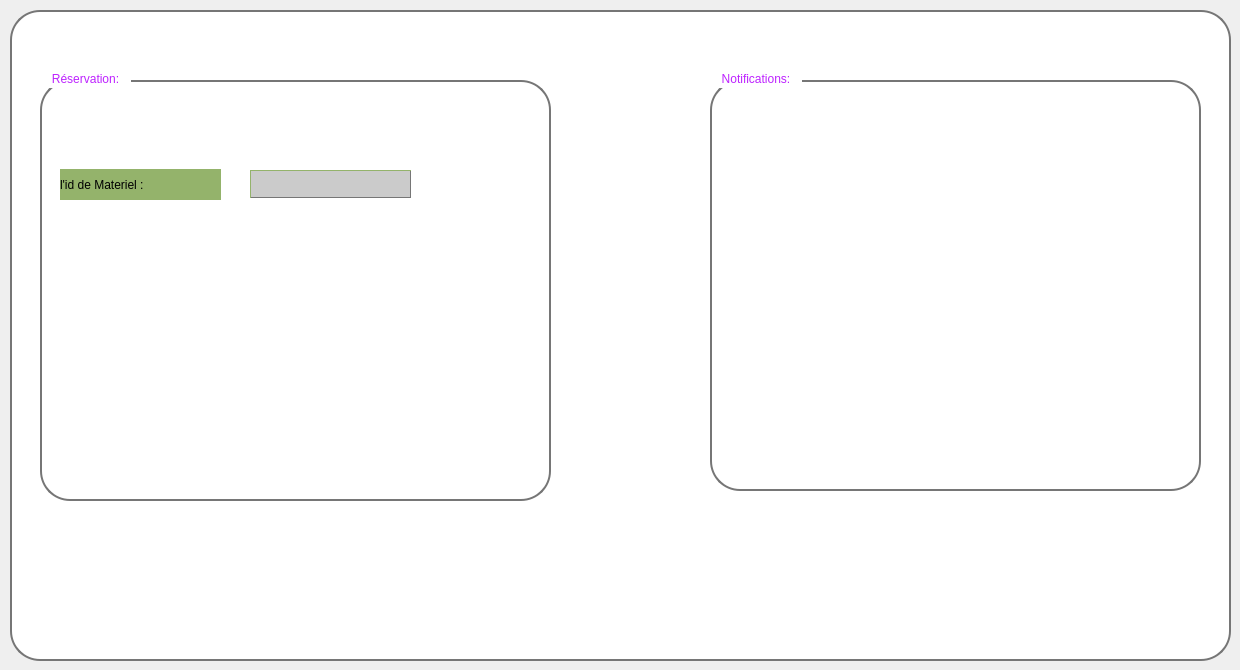
          <widget class="QWidget" name="tab_9">
           <attribute name="title">
            <string>Alertes</string>
           </attribute>
           <widget class="QGroupBox" name="groupBox">
            <property name="geometry">
             <rect>
              <x>10</x>
              <y>0</y>
              <width>1221</width>
              <height>661</height>
             </rect>
            </property>
            <property name="styleSheet">
             <string notr="true">QGroupBox {  /* new soft pink background */ border: 2px solid #bd22ff; /* purple border */ border-radius: 30px; margin-top: 10px; padding: 10px; border-color: rgb(118, 118, 118);
	background-color: rgb(255, 255, 255);
 } QGroupBox::title { subcontrol-origin: margin; subcontrol-position: top left; padding: 2px 10px; color: #bd22ff; /* purple title text */ font-weight: bold; }
</string>
            </property>
            <property name="title">
             <string/>
            </property>
            <widget class="QGroupBox" name="groupBox_2">
             <property name="geometry">
              <rect>
               <x>30</x>
               <y>70</y>
               <width>511</width>
               <height>431</height>
              </rect>
             </property>
             <property name="styleSheet">
              <string notr="true">QGroupBox { background-color: rgb(148, 179, 107);  /* new soft pink background */ border-color: rgb(118, 118, 118); /* purple border */ border-radius: 30px; margin-top: 10px; padding: 10px; font-family: &quot;Nunito&quot;;
font: 9pt &quot;Nunito&quot;; } QGroupBox::title { subcontrol-origin: margin; subcontrol-position: top left; padding: 2px 10px; color: black; /* purple title text */ font-weight: bold; font-family: &quot;Nunito&quot;;
font: 9pt &quot;Nunito&quot;; }
color:black;</string>
             </property>
             <property name="title">
              <string>Réservation:</string>
             </property>
             <widget class="QLineEdit" name="lineEdit_id_reservation">
              <property name="geometry">
               <rect>
                <x>210</x>
                <y>100</y>
                <width>161</width>
                <height>28</height>
               </rect>
              </property>
              <property name="styleSheet">
               <string notr="true">/* 1. SÉLECTEUR GÉNÉRAL : Style par défaut et valide pour TOUS les QLineEdit */
QLineEdit {
    /* Vos propriétés d'origine, encapsulées pour être valides */
    border-top-color: rgb(148, 179, 107); 
    border-right-color: rgb(118, 118, 118);
    border-left-color: rgb(148, 179, 107); 
    border-bottom-color: rgb(118, 118, 118);
    background-color: rgb(203, 203, 203);
    
    /* Nécessaire pour que les propriétés de bordure ci-dessus fonctionnent correctement */
    border-style: solid; 
    border-width: 1px; 
    
    color: black;
    font-style: italic;
    font-size: 9pt;
}

/* 2. Règle pour l'état INVALIDE (Le trait rouge) */
/* Cette règle surcharge la règle ci-dessus quand l'état est invalide */
QLineEdit:invalid {
    background-color: #ffc9c9; /* Fond très légèrement rouge */
    border: 3px solid red;     /* Bordure épaisse et rouge pour marquer l'erreur */
    border-color: EC2300;         /* Assure que tous les bords deviennent rouges */
}</string>
              </property>
             </widget>
             <widget class="QLabel" name="label">
              <property name="geometry">
               <rect>
                <x>20</x>
                <y>99</y>
                <width>161</width>
                <height>31</height>
               </rect>
              </property>
              <property name="styleSheet">
               <string notr="true">font-family:  &quot;Nunito&quot;;

font:9pt &quot;Nunito&quot;;
border:0px;
background-color: rgb(148, 179, 107); 
color:black;</string>
              </property>
              <property name="text">
               <string>l'id de Materiel :</string>
              </property>
             </widget>
             <widget class="QLabel" name="lineEdit_suggestion">
              <property name="geometry">
               <rect>
                <x>22</x>
                <y>199</y>
                <width>451</width>
                <height>91</height>
               </rect>
              </property>
              <property name="text">
               <string/>
              </property>
             </widget>
            </widget>
            <widget class="QGroupBox" name="groupBox_3">
             <property name="geometry">
              <rect>
               <x>700</x>
               <y>70</y>
               <width>491</width>
               <height>421</height>
              </rect>
             </property>
             <property name="styleSheet">
              <string notr="true">QGroupBox { background-color: rgb(148, 179, 107);  /* new soft pink background */ border-color: rgb(118, 118, 118); /* purple border */ border-radius: 30px; margin-top: 10px; padding: 10px; font-family: &quot;Nunito&quot;;
font: 9pt &quot;Nunito&quot;; } QGroupBox::title { subcontrol-origin: margin; subcontrol-position: top left; padding: 2px 10px; color: black; /* purple title text */ font-weight: bold; font-family: &quot;Nunito&quot;;
font: 9pt &quot;Nunito&quot;; }
color:black;</string>
             </property>
             <property name="title">
              <string>Notifications:</string>
             </property>
             <widget class="QLabel" name="label_notifications">
              <property name="geometry">
               <rect>
                <x>10</x>
                <y>70</y>
                <width>471</width>
                <height>311</height>
               </rect>
              </property>
              <property name="text">
               <string/>
              </property>
             </widget>
            </widget>
           </widget>
          </widget>
